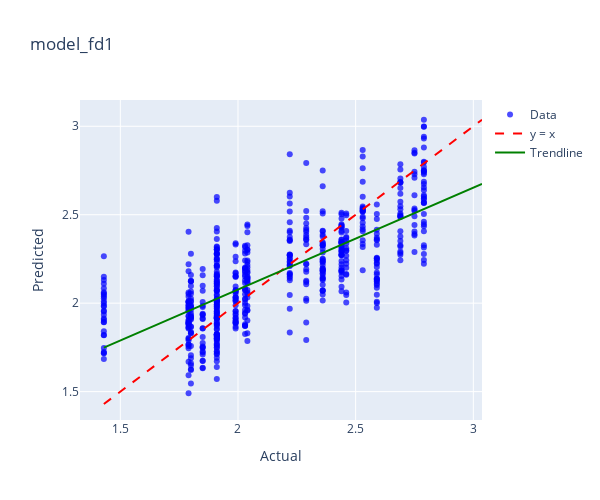
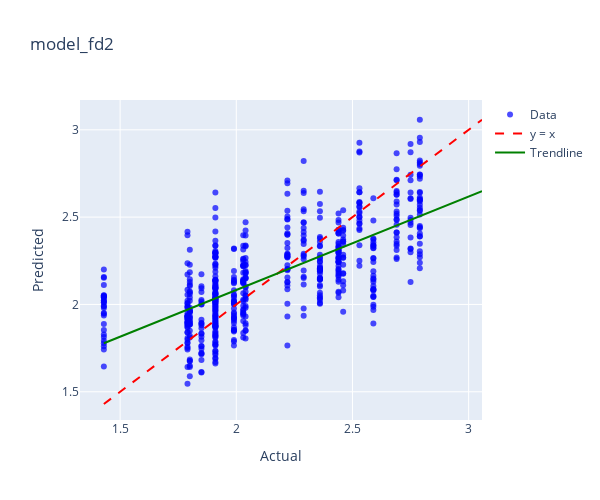
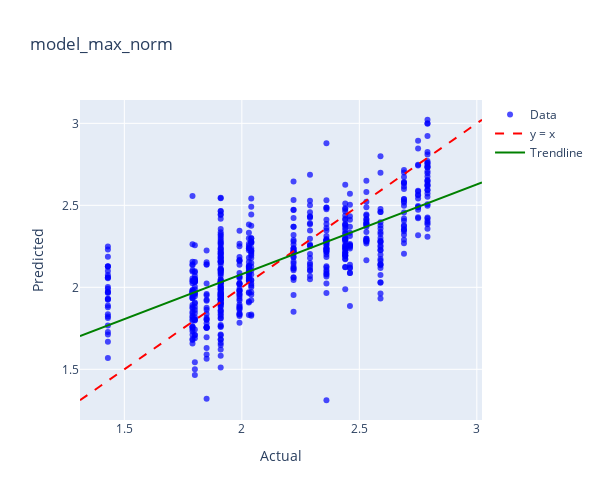
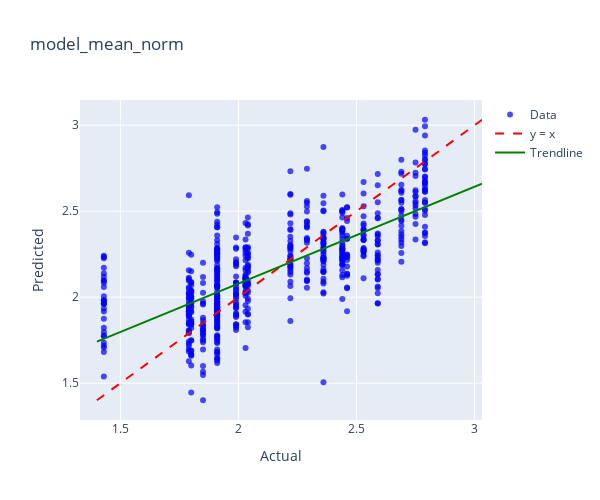

Here is the notebook cell these charts were saved with, in order:
### Code cell
model_dict = {
    'model_fd1': (model_fd1, protein_fd1),
    'model_fd2': (model_fd2, protein_fd2),
    'model_max_norm': (model_max_norm, protein_max_norm),
    'model_mean_norm': (model_mean_norm, protein_mean_norm),
    'model_msc': (model_msc, protein_msc),
    'model_ori': (model_ori, protein_ori),
    'model_range_norm': (model_range_norm, protein_range_norm),
    'model_sg1': (model_sg1, protein_sg1),
    'model_sg2': (model_sg2, protein_sg2),
    'model_snv': (model_snv, protein_snv),
}

for name, (model, data) in model_dict.items():
    print(f"Plotting for {name}")
    plot_actual_vs_predicted_plotly(model, data, 'PROTEIN',name)

### Figure 1 — Plotly figure (JSON) as saved in the notebook; plotly's stock layout.template omitted (floating-point values rounded to 4 significant figures; data arrays with more than 128 entries replaced by an {"elided": "..."} marker saying what was removed)
{"data": [{"hovertemplate": "Index: %{text}<br>Actual: %{x}<br>Predicted: %{y}<extra></extra>", "marker": {"color": "blue", "opacity": 0.7, "size": 6}, "mode": "markers", "name": "Data", "text": {"elided": "612 str values"}, "type": "scatter", "x": {"elided": "612 float values"}, "y": {"elided": "612 float values"}}, {"line": {"color": "red", "dash": "dash"}, "mode": "lines", "name": "y = x", "type": "scatter", "x": [1.43, 3.037], "y": [1.43, 3.037]}, {"line": {"color": "green", "width": 2}, "mode": "lines", "name": "Trendline", "type": "scatter", "x": [1.43, 3.037], "y": [1.749, 2.674]}], "layout": {"height": 500, "title": {"text": "model_fd1"}, "width": 600, "xaxis": {"title": {"text": "Actual"}}, "yaxis": {"title": {"text": "Predicted"}}}}

### Figure 2 — Plotly figure (JSON) as saved in the notebook; plotly's stock layout.template omitted (floating-point values rounded to 4 significant figures; data arrays with more than 128 entries replaced by an {"elided": "..."} marker saying what was removed)
{"data": [{"hovertemplate": "Index: %{text}<br>Actual: %{x}<br>Predicted: %{y}<extra></extra>", "marker": {"color": "blue", "opacity": 0.7, "size": 6}, "mode": "markers", "name": "Data", "text": {"elided": "612 str values"}, "type": "scatter", "x": {"elided": "612 float values"}, "y": {"elided": "612 float values"}}, {"line": {"color": "red", "dash": "dash"}, "mode": "lines", "name": "y = x", "type": "scatter", "x": [1.43, 3.058], "y": [1.43, 3.058]}, {"line": {"color": "green", "width": 2}, "mode": "lines", "name": "Trendline", "type": "scatter", "x": [1.43, 3.058], "y": [1.778, 2.649]}], "layout": {"height": 500, "title": {"text": "model_fd2"}, "width": 600, "xaxis": {"title": {"text": "Actual"}}, "yaxis": {"title": {"text": "Predicted"}}}}

### Figure 3 — Plotly figure (JSON) as saved in the notebook; plotly's stock layout.template omitted (floating-point values rounded to 4 significant figures; data arrays with more than 128 entries replaced by an {"elided": "..."} marker saying what was removed)
{"data": [{"hovertemplate": "Index: %{text}<br>Actual: %{x}<br>Predicted: %{y}<extra></extra>", "marker": {"color": "blue", "opacity": 0.7, "size": 6}, "mode": "markers", "name": "Data", "text": {"elided": "612 str values"}, "type": "scatter", "x": {"elided": "612 float values"}, "y": {"elided": "612 float values"}}, {"line": {"color": "red", "dash": "dash"}, "mode": "lines", "name": "y = x", "type": "scatter", "x": [1.311, 3.022], "y": [1.311, 3.022]}, {"line": {"color": "green", "width": 2}, "mode": "lines", "name": "Trendline", "type": "scatter", "x": [1.311, 3.022], "y": [1.702, 2.64]}], "layout": {"height": 500, "title": {"text": "model_max_norm"}, "width": 600, "xaxis": {"title": {"text": "Actual"}}, "yaxis": {"title": {"text": "Predicted"}}}}

### Figure 4 — Plotly figure (JSON) as saved in the notebook; plotly's stock layout.template omitted (floating-point values rounded to 4 significant figures; data arrays with more than 128 entries replaced by an {"elided": "..."} marker saying what was removed)
{"data": [{"hovertemplate": "Index: %{text}<br>Actual: %{x}<br>Predicted: %{y}<extra></extra>", "marker": {"color": "blue", "opacity": 0.7, "size": 6}, "mode": "markers", "name": "Data", "text": {"elided": "612 str values"}, "type": "scatter", "x": {"elided": "612 float values"}, "y": {"elided": "612 float values"}}, {"line": {"color": "red", "dash": "dash"}, "mode": "lines", "name": "y = x", "type": "scatter", "x": [1.401, 3.032], "y": [1.401, 3.032]}, {"line": {"color": "green", "width": 2}, "mode": "lines", "name": "Trendline", "type": "scatter", "x": [1.401, 3.032], "y": [1.741, 2.66]}], "layout": {"height": 500, "title": {"text": "model_mean_norm"}, "width": 600, "xaxis": {"title": {"text": "Actual"}}, "yaxis": {"title": {"text": "Predicted"}}}}
